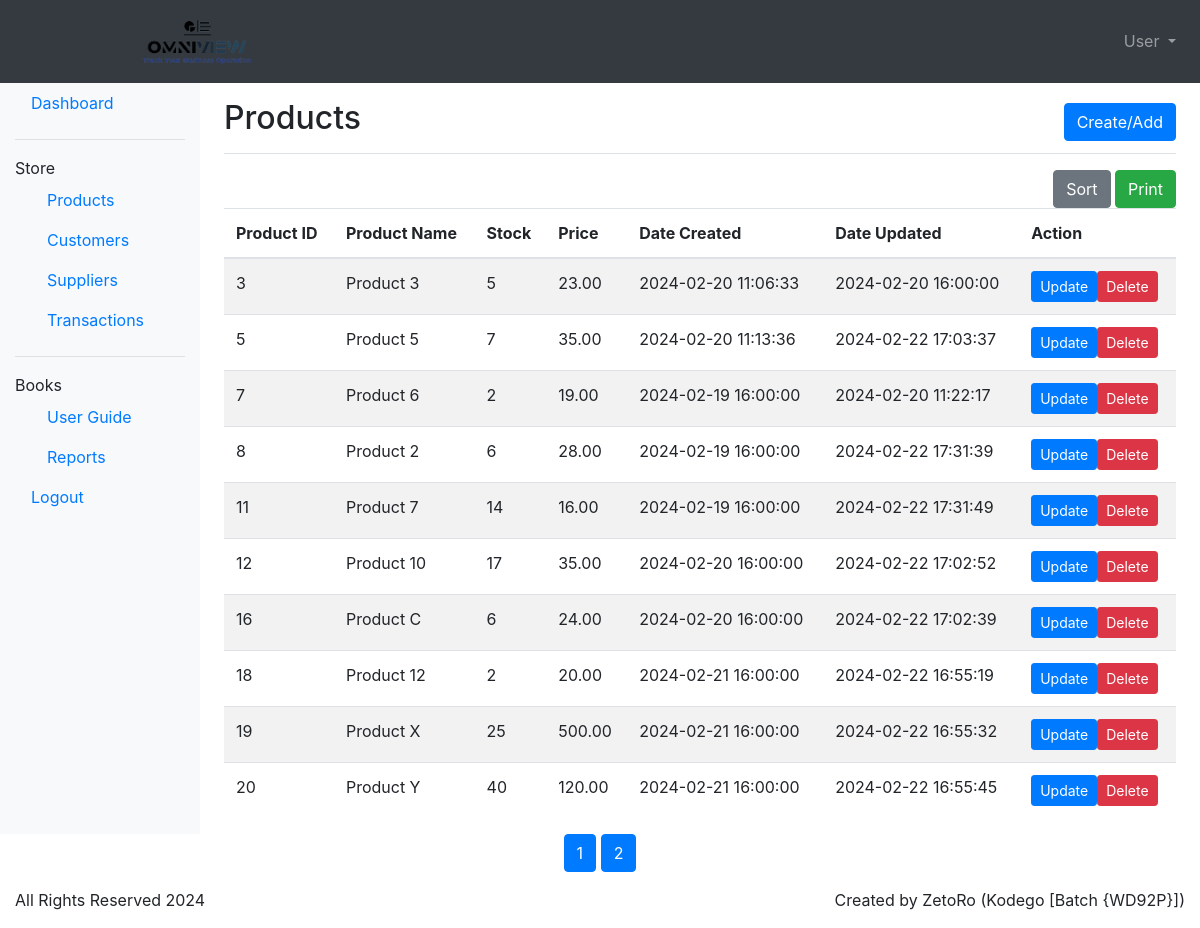
The page /product.php on the database its author committed.
### tables this page shows
CREATE TABLE `products` (
  `product_id` int(11) NOT NULL,
  `product_name` varchar(255) NOT NULL,
  `stock` int(11) NOT NULL,
  `price` decimal(10,2) NOT NULL,
  `date_added` timestamp NOT NULL DEFAULT current_timestamp(),
  `date_updated` timestamp NOT NULL DEFAULT current_timestamp()
);

### product.php (the view, shortened to what this page needs)
<?php
    include_once 'db_connection.php';
?>
<!DOCTYPE html>
<html lang="en">
    <head>
        <link rel="stylesheet" href="https://stackpath.bootstrapcdn.com/bootstrap/4.5.2/css/bootstrap.min.css">
	    <link rel="stylesheet" href="STYLING/styles.css">
    </head>
    <body>
        <nav class="navbar navbar-expand-lg navbar-dark bg-dark">
            <a class="navbar-brand" href="dashboard.php">
                <img src="ASSETS/index-img/logo2-img.png" class="rounded-end" alt="OmniView: Track Your Business Operation">
            </a>
            <div class="collapse navbar-collapse" id="navbarSupportedContent">
                <ul class="navbar-nav ml-auto">
                    <li class="nav-item dropdown">
                        <a class="nav-link dropdown-toggle" href="#" id="navbarDropdown" role="button" data-toggle="dropdown" aria-haspopup="true" aria-expanded="false">
                            User
                        </a>
                    </li>
                </ul>
            </div>
        </nav>
        <div class="container-fluid">
            <div class="row">
                <nav class="col-md-2 d-none d-md-block bg-light sidebar">
                    <div class="sidebar-sticky">
                        <ul class="nav flex-column">
                            <li class="nav-item">
                                <a class="nav-link active" href="dashboard.php">
                                    Dashboard
                                </a>
                            </li>
                            <li class="nav-item">
                                <hr>
                                    Store
                                <ul class="nav flex-column ml-3">
                                    <li class="nav-item">
                                        <a class="nav-link" href="product.php">Products</a>
                                    </li>
                                    <li class="nav-item">
                                        <a class="nav-link" href="customer.php">Customers</a>
                                    </li>
                                    <li class="nav-item">
                                        <a class="nav-link" href="supplier.php">Suppliers</a>
                                    </li>
                                    <li class="nav-item">
                                        <a class="nav-link" href="transaction.php">Transactions</a>
                                    </li>
                                </ul>
                            </li>
                            <li class="nav-item">
                                <hr>
                                    Books
                                <ul class="nav flex-column ml-3">
                                    <li class="nav-item">
                                        <a class="nav-link" href="guide.php">User Guide</a>
                                    </li>
                                    <li class="nav-item">
                                        <a class="nav-link" href="report.php">Reports</a>
                                    </li>
                                </ul>
                            </li>
                            <li class="nav-item">
                                <a class="nav-link" href="logout.php">
                                    Logout
                                </a>
                            </li>
                        </ul>
                    </div>
                </nav>
                <main role="main" class="col-md-9 ml-sm-auto col-lg-10 px-4">
                    <div class="d-flex justify-content-between flex-wrap flex-md-nowrap align-items-center pt-3 pb-2 mb-3 border-bottom">
                        <h1 class="h2">Products</h1>
                        <button class="btn btn-primary" data-toggle="modal" data-target="#addProductModal">Create/Add</button>
                    </div>
                    <div class="row">
                        <div class="col-md-6">
                        </div>
                        <div class="col-md-6 text-right">
                            <button class="btn btn-secondary" data-toggle="modal" data-target="#sortModal">Sort</button>
                            <button class="btn btn-success" id="printButton">Print</button>
                        </div>
                    </div>
                    <table class="table table-striped" id="productTable">
                        <thead>
                            <tr>
                                <th>Product ID</th>
                                <th>Product Name</th>
                                <th>Stock</th>
                                <th>Price</th>
                                <th>Date Created</th>
                                <th>Date Updated</th>
                                <th>Action</th>
                            </tr>
                        </thead>
                        <tbody>
                            <?php
                                $records_per_page = 10;
                                if (isset($_GET['page']) && is_numeric($_GET['page'])) {
	                                $page = $_GET['page'];
                                } else {
	                                $page = 1;
                                }
                                $offset = ($page - 1) * $records_per_page;
                                $query = "SELECT * FROM products LIMIT $offset, $records_per_page";
                                $result = mysqli_query($conn, $query);
                                if (mysqli_num_rows($result) > 0) {
	                                while ($row = mysqli_fetch_assoc($result)) {
                                        echo '<tr>';
                                            echo '<td>' . $row['product_id'] . '</td>';
                                            echo '<td>' . $row['product_name'] . '</td>';
                                            echo '<td>' . $row['stock'] . '</td>';
                                            echo '<td>' . $row['price'] . '</td>';
                                            echo '<td>' . $row['date_added'] . '</td>';
                                            echo '<td>' . $row['date_updated'] . '</td>';
                                            echo '<td>';
                                                echo '<button type="button" class="btn btn-primary btn-sm" data-toggle="modal" data-target="#updateProductModal" data-productid="' . $row['product_id'] . '">Update</button>';
                                                echo '<button type="button" class="btn btn-danger btn-sm" data-toggle="modal" data-target="#deleteProductModal" data-productid="' . $row['product_id'] . '">Delete</button>';
                                            echo '</td>';
                                        echo '</tr>';
                                    }
                                } else {
                                    echo '<tr><td colspan="11">No products found</td></tr>';
                                }
                            ?>
                        </tbody>
                    </table>
                </main>
            </div>
            <div class="text-center">
	            <?php
		            $count_query = "SELECT COUNT(*) AS total_records FROM products";
		            $count_result = mysqli_query($conn, $count_query);
		            $count_row = mysqli_fetch_assoc($count_result);
		            $total_records = $count_row['total_records'];
		            $total_pages = ceil($total_records / $records_per_page);
		            for ($i = 1; $i <= $total_pages; $i++) {
			            echo "<a href='product.php?page=$i' class='btn btn-primary'>$i</a> ";
		            }
	            ?>
            </div>
        </div>
        <footer class="footer mt-auto py-3">
            <div class="container-fluid">
                <div class="row">
                    <div class="col-md-6">
                        <span>All Rights Reserved 2024</span>
                    </div>
                    <div class="col-md-6 text-right">
                        <span>Created by ZetoRo (Kodego [Batch {WD92P}])</span>
                    </div>
                </div>
            </div>
        </footer>
    </body>
</html>

### STYLING/styles.css (style rules this page uses)
.navbar-brand img { width: 10vw; margin-left: 10vw; }

### rows shown on the page
products: product_id "3", product_name "Product 3", stock "5", price "23.00", date_added "2024-02-20 11:06:33", date_updated "2024-02-20 16:00:00"
products: product_id "5", product_name "Product 5", stock "7", price "35.00", date_added "2024-02-20 11:13:36", date_updated "2024-02-22 17:03:37"
products: product_id "7", product_name "Product 6", stock "2", price "19.00", date_added "2024-02-19 16:00:00", date_updated "2024-02-20 11:22:17"
products: product_id "8", product_name "Product 2", stock "6", price "28.00", date_added "2024-02-19 16:00:00", date_updated "2024-02-22 17:31:39"
products: product_id "11", product_name "Product 7", stock "14", price "16.00", date_added "2024-02-19 16:00:00", date_updated "2024-02-22 17:31:49"
products: product_id "12", product_name "Product 10", stock "17", price "35.00", date_added "2024-02-20 16:00:00", date_updated "2024-02-22 17:02:52"
products: product_id "16", product_name "Product C", stock "6", price "24.00", date_added "2024-02-20 16:00:00", date_updated "2024-02-22 17:02:39"
products: product_id "18", product_name "Product 12", stock "2", price "20.00", date_added "2024-02-21 16:00:00", date_updated "2024-02-22 16:55:19"
products: product_id "19", product_name "Product X", stock "25", price "500.00", date_added "2024-02-21 16:00:00", date_updated "2024-02-22 16:55:32"
products: product_id "20", product_name "Product Y", stock "40", price "120.00", date_added "2024-02-21 16:00:00", date_updated "2024-02-22 16:55:45"
